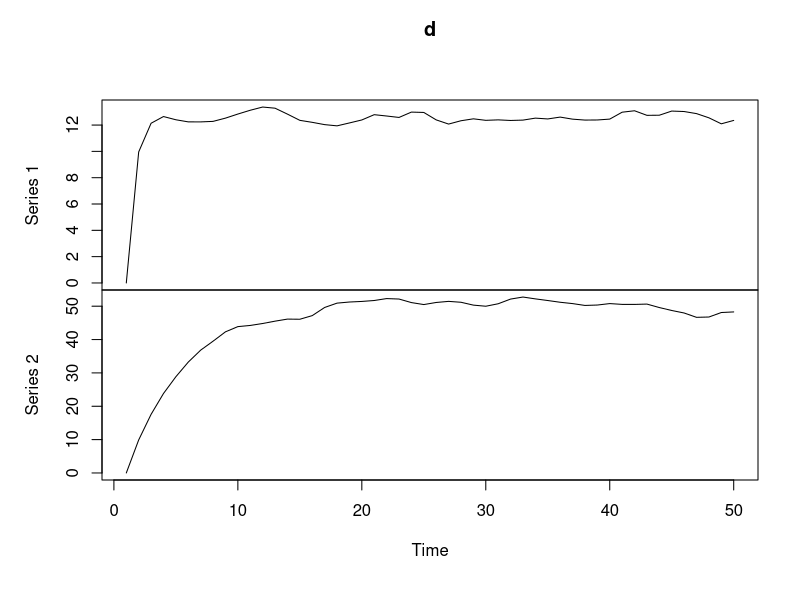

Write the R code that produced this figure.
#!/usr/bin/RScript

library(mvtnorm)
rho <- 0.3
mu <- c(10,10)
phi <- c(0.2,0.8)
theta <- c(0.3,-0.7)
d <- ts(matrix(0,ncol=2,nrow=50))
e <- ts(rmvnorm(50,sigma=cbind(c(0.5,rho),c(rho,0.5))))
for(i in 2:50)
  d[i,] <- mu + phi*d[i-1,] - theta*(e[i-1,]+e[i,])

plot(d)
